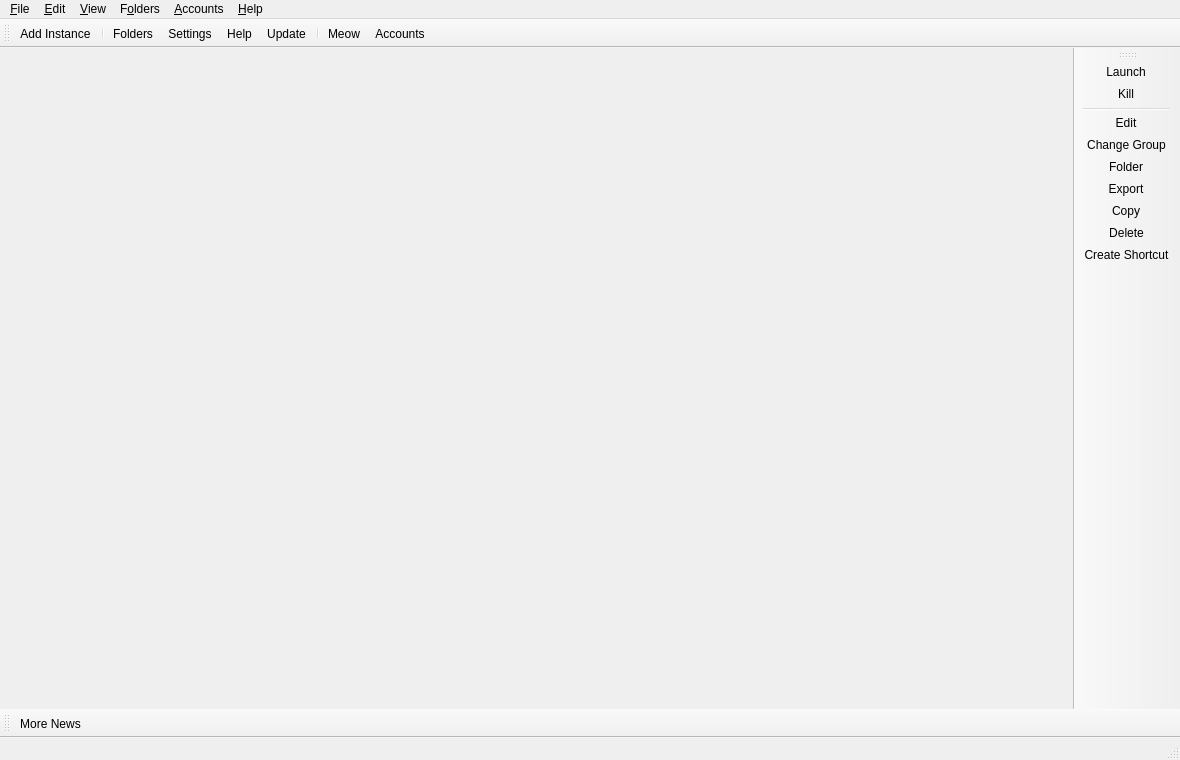
<?xml version="1.0" encoding="UTF-8"?>
<ui version="4.0">
 <class>MainWindow</class>
 <widget class="QMainWindow" name="MainWindow">
  <property name="geometry">
   <rect>
    <x>0</x>
    <y>0</y>
    <width>1180</width>
    <height>760</height>
   </rect>
  </property>
  <property name="minimumSize">
   <size>
    <width>960</width>
    <height>640</height>
   </size>
  </property>
  <widget class="QWidget" name="centralWidget">
   <layout class="QHBoxLayout" name="horizontalLayout">
    <property name="spacing">
     <number>0</number>
    </property>
    <property name="leftMargin">
     <number>0</number>
    </property>
    <property name="topMargin">
     <number>0</number>
    </property>
    <property name="rightMargin">
     <number>0</number>
    </property>
    <property name="bottomMargin">
     <number>0</number>
    </property>
   </layout>
  </widget>
  <widget class="QStatusBar" name="statusBar"/>
  <widget class="QToolBar" name="mainToolBar">
   <property name="windowTitle">
    <string>Main Toolbar</string>
   </property>
   <property name="allowedAreas">
    <set>Qt::BottomToolBarArea|Qt::TopToolBarArea</set>
   </property>
   <property name="toolButtonStyle">
    <enum>Qt::ToolButtonTextBesideIcon</enum>
   </property>
   <property name="floatable">
    <bool>false</bool>
   </property>
   <attribute name="toolBarArea">
    <enum>TopToolBarArea</enum>
   </attribute>
   <attribute name="toolBarBreak">
    <bool>false</bool>
   </attribute>
   <addaction name="actionAddInstance"/>
   <addaction name="separator"/>
   <addaction name="actionFoldersButton"/>
   <addaction name="actionSettings"/>
   <addaction name="actionHelpButton"/>
   <addaction name="actionCheckUpdate"/>
   <addaction name="separator"/>
   <addaction name="actionCAT"/>
   <addaction name="actionAccountsButton"/>
  </widget>
  <widget class="QToolBar" name="newsToolBar">
   <property name="windowTitle">
    <string>News Toolbar</string>
   </property>
   <property name="allowedAreas">
    <set>Qt::BottomToolBarArea|Qt::TopToolBarArea</set>
   </property>
   <property name="iconSize">
    <size>
     <width>16</width>
     <height>16</height>
    </size>
   </property>
   <property name="toolButtonStyle">
    <enum>Qt::ToolButtonTextBesideIcon</enum>
   </property>
   <property name="floatable">
    <bool>false</bool>
   </property>
   <attribute name="toolBarArea">
    <enum>BottomToolBarArea</enum>
   </attribute>
   <attribute name="toolBarBreak">
    <bool>false</bool>
   </attribute>
   <addaction name="actionMoreNews"/>
  </widget>
  <widget class="WideBar" name="instanceToolBar">
   <property name="windowTitle">
    <string>Instance Toolbar</string>
   </property>
   <property name="allowedAreas">
    <set>Qt::LeftToolBarArea|Qt::RightToolBarArea</set>
   </property>
   <property name="iconSize">
    <size>
     <width>16</width>
     <height>16</height>
    </size>
   </property>
   <property name="toolButtonStyle">
    <enum>Qt::ToolButtonTextBesideIcon</enum>
   </property>
   <property name="floatable">
    <bool>false</bool>
   </property>
   <property name="useDefaultAction" stdset="0">
    <bool>true</bool>
   </property>
   <attribute name="toolBarArea">
    <enum>RightToolBarArea</enum>
   </attribute>
   <attribute name="toolBarBreak">
    <bool>false</bool>
   </attribute>
   <addaction name="actionLaunchInstance"/>
   <addaction name="actionKillInstance"/>
   <addaction name="separator"/>
   <addaction name="actionEditInstance"/>
   <addaction name="actionChangeInstGroup"/>
   <addaction name="actionViewSelectedInstFolder"/>
   <addaction name="actionExportInstance"/>
   <addaction name="actionCopyInstance"/>
   <addaction name="actionDeleteInstance"/>
   <addaction name="actionCreateInstanceShortcut"/>
  </widget>
  <widget class="QMenuBar" name="menuBar">
   <property name="geometry">
    <rect>
     <x>0</x>
     <y>0</y>
     <width>800</width>
     <height>22</height>
    </rect>
   </property>
   <widget class="QMenu" name="fileMenu">
    <property name="title">
     <string>&amp;File</string>
    </property>
    <property name="toolTipsVisible">
     <bool>true</bool>
    </property>
    <addaction name="actionAddInstance"/>
    <addaction name="separator"/>
    <addaction name="actionLaunchInstance"/>
    <addaction name="actionKillInstance"/>
    <addaction name="separator"/>
    <addaction name="actionEditInstance"/>
    <addaction name="actionChangeInstGroup"/>
    <addaction name="actionViewSelectedInstFolder"/>
    <addaction name="actionExportInstance"/>
    <addaction name="actionCopyInstance"/>
    <addaction name="actionDeleteInstance"/>
    <addaction name="actionCreateInstanceShortcut"/>
    <addaction name="separator"/>
    <addaction name="actionSettings"/>
    <addaction name="actionCloseWindow"/>
   </widget>
   <widget class="QMenu" name="editMenu">
    <property name="title">
     <string>&amp;Edit</string>
    </property>
    <property name="toolTipsVisible">
     <bool>true</bool>
    </property>
    <addaction name="actionUndoTrashInstance"/>
   </widget>
   <widget class="QMenu" name="viewMenu">
    <property name="title">
     <string>&amp;View</string>
    </property>
    <property name="toolTipsVisible">
     <bool>true</bool>
    </property>
    <addaction name="actionChangeTheme"/>
    <addaction name="separator"/>
    <addaction name="actionCAT"/>
    <addaction name="actionToggleStatusBar"/>
    <addaction name="actionLockToolbars"/>
    <addaction name="separator"/>
   </widget>
   <widget class="QMenu" name="foldersMenu">
    <property name="title">
     <string>F&amp;olders</string>
    </property>
    <property name="toolTipsVisible">
     <bool>true</bool>
    </property>
    <addaction name="actionViewLauncherRootFolder"/>
    <addaction name="separator"/>
    <addaction name="actionViewInstanceFolder"/>
    <addaction name="actionViewCentralModsFolder"/>
    <addaction name="actionViewSkinsFolder"/>
    <addaction name="actionViewJavaFolder"/>
    <addaction name="separator"/>
    <addaction name="actionViewIconThemeFolder"/>
    <addaction name="actionViewWidgetThemeFolder"/>
    <addaction name="actionViewCatPackFolder"/>
    <addaction name="actionViewIconsFolder"/>
    <addaction name="separator"/>
    <addaction name="actionViewLogsFolder"/>
   </widget>
   <widget class="QMenu" name="accountsMenu">
    <property name="title">
     <string>&amp;Accounts</string>
    </property>
   </widget>
   <widget class="QMenu" name="helpMenu">
    <property name="title">
     <string>&amp;Help</string>
    </property>
    <property name="toolTipsVisible">
     <bool>true</bool>
    </property>
    <addaction name="actionClearMetadata"/>
    <addaction name="actionReportBug"/>
    <addaction name="actionViewLog"/>
    <addaction name="actionAddToPATH"/>
    <addaction name="separator"/>
    <addaction name="actionMATRIX"/>
    <addaction name="actionDISCORD"/>
    <addaction name="actionREDDIT"/>
    <addaction name="separator"/>
    <addaction name="actionMoreNews"/>
    <addaction name="actionCheckUpdate"/>
    <addaction name="actionOpenWiki"/>
    <addaction name="actionAbout"/>
   </widget>
   <addaction name="fileMenu"/>
   <addaction name="editMenu"/>
   <addaction name="viewMenu"/>
   <addaction name="foldersMenu"/>
   <addaction name="accountsMenu"/>
   <addaction name="helpMenu"/>
  </widget>
  <action name="actionMoreNews">
   <property name="icon">
    <iconset theme="news"/>
   </property>
   <property name="text">
    <string>More News...</string>
   </property>
   <property name="toolTip">
    <string>Open the development blog to read more news about %1.</string>
   </property>
  </action>
  <action name="actionCAT">
   <property name="checkable">
    <bool>true</bool>
   </property>
   <property name="icon">
    <iconset theme="cat"/>
   </property>
   <property name="text">
    <string>&amp;Meow</string>
   </property>
   <property name="toolTip">
    <string>It's a fluffy kitty :3</string>
   </property>
  </action>
  <action name="actionToggleStatusBar">
   <property name="checkable">
    <bool>true</bool>
   </property>
   <property name="text">
    <string>Status Bar</string>
   </property>
  </action>
  <action name="actionLockToolbars">
   <property name="checkable">
    <bool>true</bool>
   </property>
   <property name="text">
    <string>Lock Toolbars</string>
   </property>
  </action>
  <action name="actionUndoTrashInstance">
   <property name="enabled">
    <bool>false</bool>
   </property>
   <property name="text">
    <string>&amp;Undo Last Instance Deletion</string>
   </property>
  </action>
  <action name="actionAddInstance">
   <property name="icon">
    <iconset theme="new"/>
   </property>
   <property name="text">
    <string>Add Instanc&amp;e...</string>
   </property>
   <property name="toolTip">
    <string>Add a new instance.</string>
   </property>
  </action>
  <action name="actionCheckUpdate">
   <property name="icon">
    <iconset theme="checkupdate"/>
   </property>
   <property name="text">
    <string>&amp;Update...</string>
   </property>
   <property name="toolTip">
    <string>Check for new updates for %1.</string>
   </property>
   <property name="menuRole">
    <enum>QAction::ApplicationSpecificRole</enum>
   </property>
  </action>
  <action name="actionSettings">
   <property name="icon">
    <iconset theme="settings"/>
   </property>
   <property name="text">
    <string>Setti&amp;ngs...</string>
   </property>
   <property name="toolTip">
    <string>Change settings.</string>
   </property>
   <property name="menuRole">
    <enum>QAction::PreferencesRole</enum>
   </property>
  </action>
  <action name="actionManageAccounts">
   <property name="icon">
    <iconset theme="accounts"/>
   </property>
   <property name="text">
    <string>&amp;Manage Accounts...</string>
   </property>
  </action>
  <action name="actionLaunchInstance">
   <property name="icon">
    <iconset theme="launch"/>
   </property>
   <property name="text">
    <string>&amp;Launch</string>
   </property>
   <property name="toolTip">
    <string>Launch the selected instance.</string>
   </property>
  </action>
  <action name="actionKillInstance">
   <property name="icon">
    <iconset theme="status-bad"/>
   </property>
   <property name="text">
    <string>&amp;Kill</string>
   </property>
   <property name="toolTip">
    <string>Kill the running instance.</string>
   </property>
   <property name="shortcut">
    <string>Ctrl+K</string>
   </property>
  </action>
  <action name="actionRenameInstance">
   <property name="icon">
    <iconset theme="rename"/>
   </property>
   <property name="text">
    <string>Rename</string>
   </property>
   <property name="toolTip">
    <string>Rename the selected instance.</string>
   </property>
  </action>
  <action name="actionChangeInstGroup">
   <property name="icon">
    <iconset theme="tag"/>
   </property>
   <property name="text">
    <string>&amp;Change Group...</string>
   </property>
   <property name="toolTip">
    <string>Change the selected instance's group.</string>
   </property>
   <property name="shortcut">
    <string>Ctrl+G</string>
   </property>
  </action>
  <action name="actionChangeInstIcon">
   <property name="text">
    <string>Change Icon</string>
   </property>
   <property name="toolTip">
    <string>Change the selected instance's icon.</string>
   </property>
  </action>
  <action name="actionEditInstance">
   <property name="icon">
    <iconset theme="settings"/>
   </property>
   <property name="text">
    <string>&amp;Edit...</string>
   </property>
   <property name="toolTip">
    <string>Change the instance settings, mods and versions.</string>
   </property>
   <property name="shortcut">
    <string>Ctrl+I</string>
   </property>
  </action>
  <action name="actionViewSelectedInstFolder">
   <property name="icon">
    <iconset theme="viewfolder"/>
   </property>
   <property name="text">
    <string>&amp;Folder</string>
   </property>
   <property name="toolTip">
    <string>Open the selected instance's root folder in a file browser.</string>
   </property>
  </action>
  <action name="actionDeleteInstance">
   <property name="icon">
    <iconset theme="delete"/>
   </property>
   <property name="text">
    <string>Dele&amp;te</string>
   </property>
   <property name="toolTip">
    <string>Delete the selected instance.</string>
   </property>
   <property name="autoRepeat">
    <bool>false</bool>
   </property>
  </action>
  <action name="actionCopyInstance">
   <property name="icon">
    <iconset theme="copy"/>
   </property>
   <property name="text">
    <string>Cop&amp;y...</string>
   </property>
   <property name="toolTip">
    <string>Copy the selected instance.</string>
   </property>
   <property name="shortcut">
    <string>Ctrl+D</string>
   </property>
  </action>
  <action name="actionExportInstance">
   <property name="icon">
    <iconset theme="export"/>
   </property>
   <property name="text">
    <string>E&amp;xport...</string>
   </property>
   <property name="toolTip">
    <string>Export the selected instance to supported formats.</string>
   </property>
  </action>
  <action name="actionExportInstanceZip">
   <property name="icon">
    <iconset theme="launcher"/>
   </property>
   <property name="text">
    <string>Techno Launcher (zip)</string>
   </property>
  </action>
  <action name="actionExportInstanceMrPack">
   <property name="icon">
    <iconset theme="modrinth"/>
   </property>
   <property name="text">
    <string>Modrinth (mrpack)</string>
   </property>
  </action>
  <action name="actionExportInstanceFlamePack">
   <property name="icon">
    <iconset theme="flame"/>
   </property>
   <property name="text">
    <string>CurseForge (zip)</string>
   </property>
  </action>
  <action name="actionCreateInstanceShortcut">
   <property name="icon">
    <iconset theme="shortcut"/>
   </property>
   <property name="text">
    <string>Create Shortcut</string>
   </property>
   <property name="toolTip">
    <string>Creates a shortcut on a selected folder to launch the selected instance.</string>
   </property>
  </action>
  <action name="actionNoAccountsAdded">
   <property name="icon">
    <iconset theme="noaccount"/>
   </property>
   <property name="text">
    <string>No accounts added!</string>
   </property>
  </action>
  <action name="actionNoDefaultAccount">
   <property name="checkable">
    <bool>true</bool>
   </property>
   <property name="icon">
    <iconset theme="noaccount"/>
   </property>
   <property name="text">
    <string>No Default Account</string>
   </property>
   <property name="shortcut">
    <string>Ctrl+0</string>
   </property>
  </action>
  <action name="actionCloseWindow">
   <property name="icon">
    <iconset theme="status-bad"/>
   </property>
   <property name="text">
    <string>Close &amp;Window</string>
   </property>
   <property name="toolTip">
    <string>Close the current window</string>
   </property>
   <property name="menuRole">
    <enum>QAction::MenuRole::NoRole</enum>
   </property>
  </action>
  <action name="actionViewInstanceFolder">
   <property name="icon">
    <iconset theme="viewfolder"/>
   </property>
   <property name="text">
    <string>&amp;Instances</string>
   </property>
   <property name="toolTip">
    <string>Open the instances folder in a file browser.</string>
   </property>
  </action>
  <action name="actionViewLauncherRootFolder">
   <property name="icon">
    <iconset theme="viewfolder"/>
   </property>
   <property name="text">
    <string>Launcher &amp;Root</string>
   </property>
   <property name="toolTip">
    <string>Open the launcher's root folder in a file browser.</string>
   </property>
  </action>
  <action name="actionViewCentralModsFolder">
   <property name="icon">
    <iconset theme="centralmods"/>
   </property>
   <property name="text">
    <string>&amp;Central Mods</string>
   </property>
   <property name="toolTip">
    <string>Open the central mods folder in a file browser.</string>
   </property>
  </action>
  <action name="actionViewSkinsFolder">
   <property name="icon">
    <iconset theme="viewfolder"/>
   </property>
   <property name="text">
    <string>&amp;Skins</string>
   </property>
   <property name="toolTip">
    <string>Open the skins folder in a file browser.</string>
   </property>
  </action>
  <action name="actionViewIconsFolder">
   <property name="icon">
    <iconset theme="viewfolder"/>
   </property>
   <property name="text">
    <string>Instance Icons</string>
   </property>
   <property name="toolTip">
    <string>Open the instance icons folder in a file browser.</string>
   </property>
  </action>
  <action name="actionViewLogsFolder">
   <property name="icon">
    <iconset theme="viewfolder"/>
   </property>
   <property name="text">
    <string>Logs</string>
   </property>
   <property name="toolTip">
    <string>Open the logs folder in a file browser.</string>
   </property>
  </action>
  <action name="actionChangeTheme">
   <property name="text">
    <string>Themes</string>
   </property>
  </action>
  <action name="actionReportBug">
   <property name="icon">
    <iconset theme="bug"/>
   </property>
   <property name="text">
    <string>Report a Bug or Suggest a Feature</string>
   </property>
   <property name="toolTip">
    <string>Open the bug tracker to report a bug with %1.</string>
   </property>
  </action>
  <action name="actionDISCORD">
   <property name="icon">
    <iconset theme="discord"/>
   </property>
   <property name="text">
    <string>&amp;Discord Guild</string>
   </property>
   <property name="toolTip">
    <string>Open %1 Discord guild.</string>
   </property>
  </action>
  <action name="actionMATRIX">
   <property name="icon">
    <iconset theme="matrix"/>
   </property>
   <property name="text">
    <string>&amp;Matrix Space</string>
   </property>
   <property name="toolTip">
    <string>Open %1 Matrix space.</string>
   </property>
  </action>
  <action name="actionREDDIT">
   <property name="icon">
    <iconset theme="reddit-alien"/>
   </property>
   <property name="text">
    <string>Sub&amp;reddit</string>
   </property>
   <property name="toolTip">
    <string>Open %1 subreddit.</string>
   </property>
  </action>
  <action name="actionAbout">
   <property name="icon">
    <iconset theme="about"/>
   </property>
   <property name="text">
    <string>&amp;About %1</string>
   </property>
   <property name="toolTip">
    <string>View information about %1.</string>
   </property>
   <property name="menuRole">
    <enum>QAction::AboutRole</enum>
   </property>
  </action>
  <action name="actionClearMetadata">
   <property name="icon">
    <iconset theme="refresh"/>
   </property>
   <property name="text">
    <string>&amp;Clear Metadata Cache</string>
   </property>
   <property name="toolTip">
    <string>Clear cached metadata</string>
   </property>
  </action>
  <action name="actionViewLog">
   <property name="icon">
    <iconset theme="log">
     <normaloff>.</normaloff>.</iconset>
   </property>
   <property name="text">
    <string>View logs</string>
   </property>
   <property name="toolTip">
    <string>View current and previous launcher logs</string>
   </property>
  </action>
  <action name="actionAddToPATH">
   <property name="icon">
    <iconset theme="custom-commands"/>
   </property>
   <property name="text">
    <string>Install to &amp;PATH</string>
   </property>
   <property name="toolTip">
    <string>Install a %1 symlink to /usr/local/bin</string>
   </property>
  </action>
  <action name="actionFoldersButton">
   <property name="icon">
    <iconset theme="viewfolder"/>
   </property>
   <property name="text">
    <string>Folders</string>
   </property>
   <property name="toolTip">
    <string>Open one of the folders shared between instances.</string>
   </property>
  </action>
  <action name="actionHelpButton">
   <property name="icon">
    <iconset theme="help"/>
   </property>
   <property name="text">
    <string>Help</string>
   </property>
   <property name="toolTip">
    <string>Get help with %1 or Minecraft.</string>
   </property>
  </action>
  <action name="actionAccountsButton">
   <property name="icon">
    <iconset theme="noaccount"/>
   </property>
   <property name="text">
    <string>Accounts</string>
   </property>
  </action>
  <action name="actionOpenWiki">
   <property name="icon">
    <iconset theme="help"/>
   </property>
   <property name="text">
    <string>%1 &amp;Wiki</string>
   </property>
   <property name="toolTip">
    <string>Open the %1 wiki</string>
   </property>
  </action>
  <action name="actionViewWidgetThemeFolder">
   <property name="icon">
    <iconset theme="viewfolder"/>
   </property>
   <property name="text">
    <string>&amp;Widget Themes</string>
   </property>
   <property name="toolTip">
    <string>Open the widget themes folder in a file browser.</string>
   </property>
  </action>
  <action name="actionViewIconThemeFolder">
   <property name="icon">
    <iconset theme="viewfolder"/>
   </property>
   <property name="text">
    <string>I&amp;con Theme</string>
   </property>
   <property name="toolTip">
    <string>Open the icon theme folder in a file browser.</string>
   </property>
  </action>
  <action name="actionViewCatPackFolder">
   <property name="icon">
    <iconset theme="viewfolder"/>
   </property>
   <property name="text">
    <string>Cat Packs</string>
   </property>
   <property name="toolTip">
    <string>Open the cat packs folder in a file browser.</string>
   </property>
  </action>
  <action name="actionViewJavaFolder">
   <property name="icon">
    <iconset theme="viewfolder"/>
   </property>
   <property name="text">
    <string>Java</string>
   </property>
   <property name="toolTip">
    <string>Open the Java folder in a file browser. Only available if the built-in Java downloader is used.</string>
   </property>
  </action>
 </widget>
 <customwidgets>
  <customwidget>
   <class>WideBar</class>
   <extends>QToolBar</extends>
   <header>ui/widgets/WideBar.h</header>
  </customwidget>
 </customwidgets>
 <resources/>
 <connections/>
</ui>
